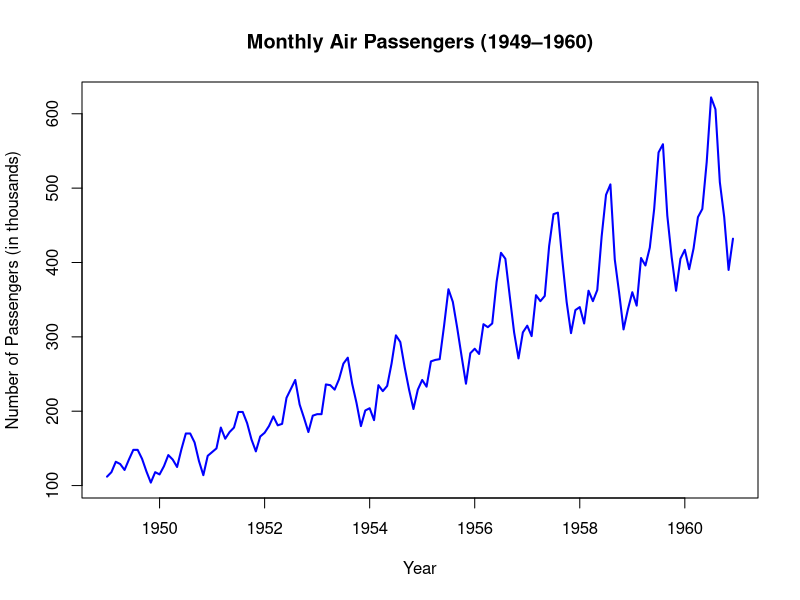

The R source for this figure:
# Load built-in dataset
data("AirPassengers")
# View the start of the dataset
head(AirPassengers)
## Jan Feb Mar Apr May Jun
## 1949 112 118 132 129 121 135
# Simple line chart
plot(AirPassengers,
     main = "Monthly Air Passengers (1949–1960)",
     xlab = "Year",
     ylab = "Number of Passengers (in thousands)",
     col = "blue",
     type = "l",
     lwd = 2)
